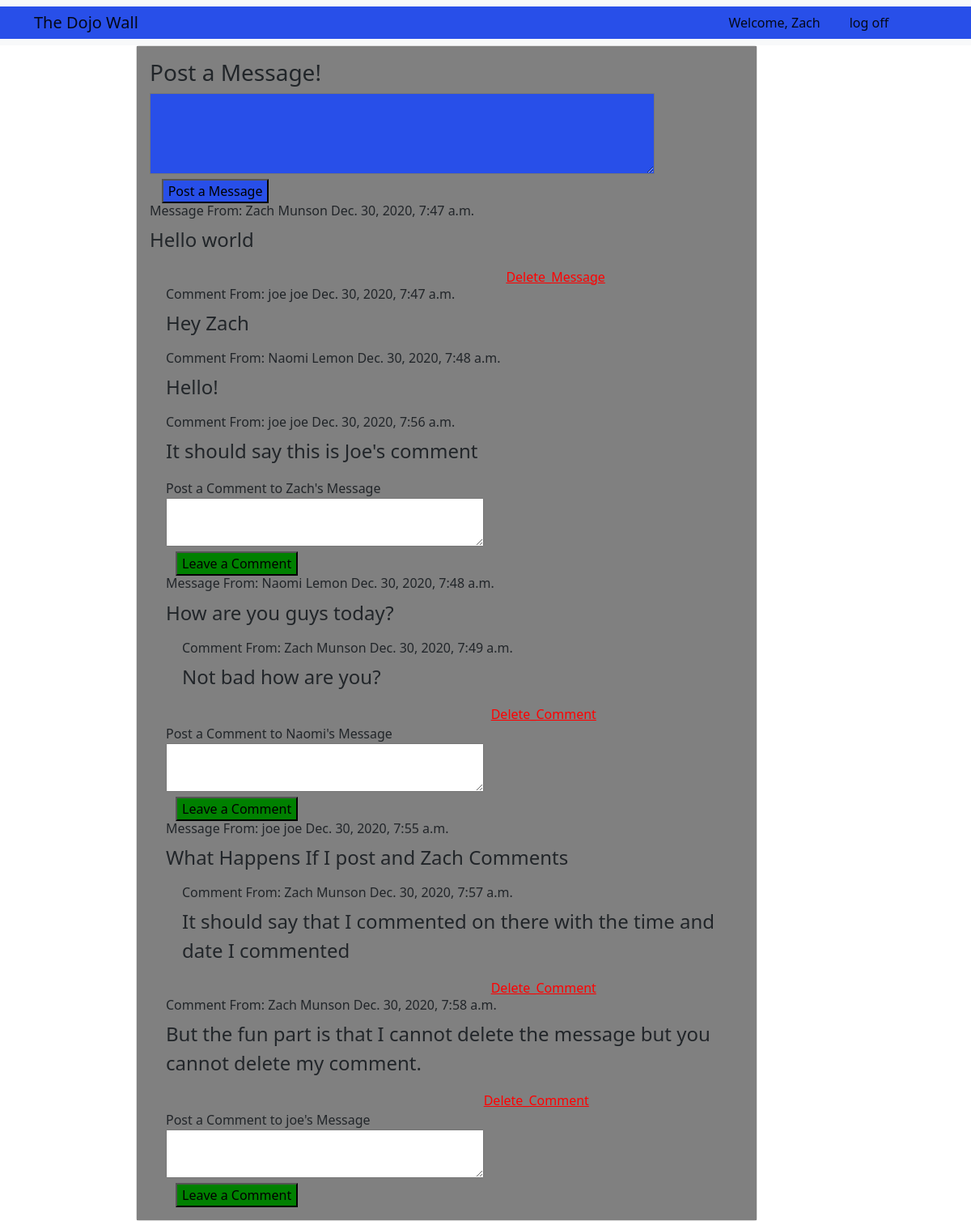
The app's page /wall (signed in) with its own data.
### theApp/models.py (models this page shows)
class User(models.Model):
    first_name = models.CharField(max_length=100)
    last_name = models.CharField(max_length=100)
    email = models.EmailField(max_length=100)
    password = models.CharField(max_length=100)
    created_at = models.DateTimeField(auto_now_add=255)
    updated_at = models.DateTimeField(auto_now=True)
    objects = UserManager()

class Message(models.Model):
    message = models.CharField(max_length=255)
    author = models.ForeignKey(User, related_name='user_messages', on_delete=models.CASCADE)
    created_at = models.DateTimeField(auto_now_add=True)
    updated_at = models.DateTimeField(auto_now=True)

class Comment(models.Model):
    comment = models.CharField(max_length=255)
    author = models.ForeignKey(User, related_name='user_comments', on_delete=models.CASCADE)
    message_wall = models.ForeignKey(Message, related_name="post_comments", on_delete=models.CASCADE)
    created_at = models.DateTimeField(auto_now_add=True)
    updated_at = models.DateTimeField(auto_now=True)

### theApp/views.py (the view)
# urls.py: path('wall', views.wall),
def wall(request):
    if 'userid' in request.session:
        logged_user = User.objects.get(id=request.session['userid'])
        context = {
            'message_wall': Message.objects.all(),
            'logged_user': logged_user,
        }
        return render(request, 'wall.html', context)
    return redirect('/')

### theApp/templates/wall.html (shortened to what this page needs)
<!DOCTYPE html>
<html lang="en">
<head>
    <link href="https://cdn.jsdelivr.net/npm/bootstrap@5.0.0-beta1/dist/css/bootstrap.min.css" rel="stylesheet"
>
</head>
<body>
    <div class="Nav">
        <nav class="navbar navbar-expand-lg navbar-light bg-light">
            <div style="background-color: rgb(40, 79, 233);" class="container-fluid">
                <a style=" margin-left: 30px; padding-right: 60%;" class="navbar-brand" href="#">The Dojo Wall</a>
                <div class="collapse navbar-collapse" id="navbarNav">
                    <ul class="navbar-nav">
                        <li class="nav-item">
                            <a style="margin-right: 20px;" class="nav-link active">Welcome,
                                {{logged_user.first_name}}</a>
                        </li>
                        <li class="nav-item">
                            <a class="nav-link active" aria-current="page" href="wall/logout">log off</a>
                        </li>
                    </ul>
                </div>
            </div>
        </nav>
    </div>
    <div style="width: 100%;" class="row">
        <div style="  width: 80%; padding-left: 10%;" class="col-lg-6">
            <div style="margin-left:60px;" class="card">
                <div style=" background-color: grey;" class="card-body">
                    <h3>Post a Message!</h3>
                    <form action="/post_message" method="post" id="message">
                        <textarea style=" background-color: rgb(40, 79, 233);  height: 100px; width: 85%;"
                            name="message" cols="25" rows="10"></textarea>
                        <div>
                            <input style="margin-left: 2%; background-color: rgb(40, 79, 233);" type="submit"
                                value="Post a Message">
                        </div>
                    </form>
                    <div class="posts">
                        {% for post in message_wall %}
                        <div class="a_post">
                            <div class="post-details">
                                <h6>Message From: {{post.author.first_name}} {{post.author.last_name}}
                                    {{post.created_at}}</h6>
                            </div>
                            <div class="message-content">
                                <p style="font-size: 24px;" class='post'>{{post.message}}</p>
                            </div>
                            {% if post.author.id == request.session.userid %}
                            <a style="margin-left: 60%; color: red;" href="/message_delete/{{post.id}}">Delete_Message</a>
                            {% endif %}
                            <div style="padding-left: 20px;" class="show_comment">
                                {% for comment in post.post_comments.all %}
                                <h6>Comment From: {{comment.author.first_name}} {{comment.author.last_name}} {{comment.created_at}}</h6>
                                <p style="font-size: 24px; ">{{comment.comment}}</p>
                                {% if comment.author.id == request.session.userid %}
                                <a style="margin-left: 55%; color: red;" href="/comment_delete/{{comment.id}}">Delete_Comment</a>
                            </div>
                            {% endif %}
                            {% endfor %}
                            <div class="comment">
                                <h65>Post a Comment to {{post.author.first_name}}'s Message</h6>
                                    <form action="/comment/{{post.id}}" method=POST>
                                        <textarea style=" height: 60px; width: 55%;" name="comment" cols="25"
                                            rows="10"></textarea>
                                        <div>
                                            <input style="margin-left: 12px; background-color: green;" type="submit"
                                                value="Leave a Comment">
                                        </div>
                                    </form>
                            </div>
                            {% endfor %}
                        </div>
                    </div>
                </div>
            </div>
        </div>
    </div>
</body>
</html>

### records on screen
User: first_name "Zach"
Message: author.first_name "Zach", author.last_name "Munson", created_at "Dec. 30, 2020, 7:47 a.m.", message "Hello world"
Comment: author.first_name "joe", author.last_name "joe", created_at "Dec. 30, 2020, 7:47 a.m.", comment "Hey Zach"
Comment: author.first_name "Naomi", author.last_name "Lemon", created_at "Dec. 30, 2020, 7:48 a.m.", comment "Hello!"
Comment: author.first_name "joe", author.last_name "joe", created_at "Dec. 30, 2020, 7:56 a.m.", comment "It should say this is Joe's comment"
Message: author.first_name "Naomi", author.last_name "Lemon", created_at "Dec. 30, 2020, 7:48 a.m.", message "How are you guys today?"
Comment: author.first_name "Zach", author.last_name "Munson", created_at "Dec. 30, 2020, 7:49 a.m.", comment "Not bad how are you?"
Message: author.first_name "joe", author.last_name "joe", created_at "Dec. 30, 2020, 7:55 a.m.", message "What Happens If I post and Zach Comments"
Comment: author.first_name "Zach", author.last_name "Munson", created_at "Dec. 30, 2020, 7:57 a.m.", comment "It should say that I commented on there with the time and date I commented"
Comment: author.first_name "Zach", author.last_name "Munson", created_at "Dec. 30, 2020, 7:58 a.m.", comment "But the fun part is that I cannot delete the message but you cannot delete my comment."
